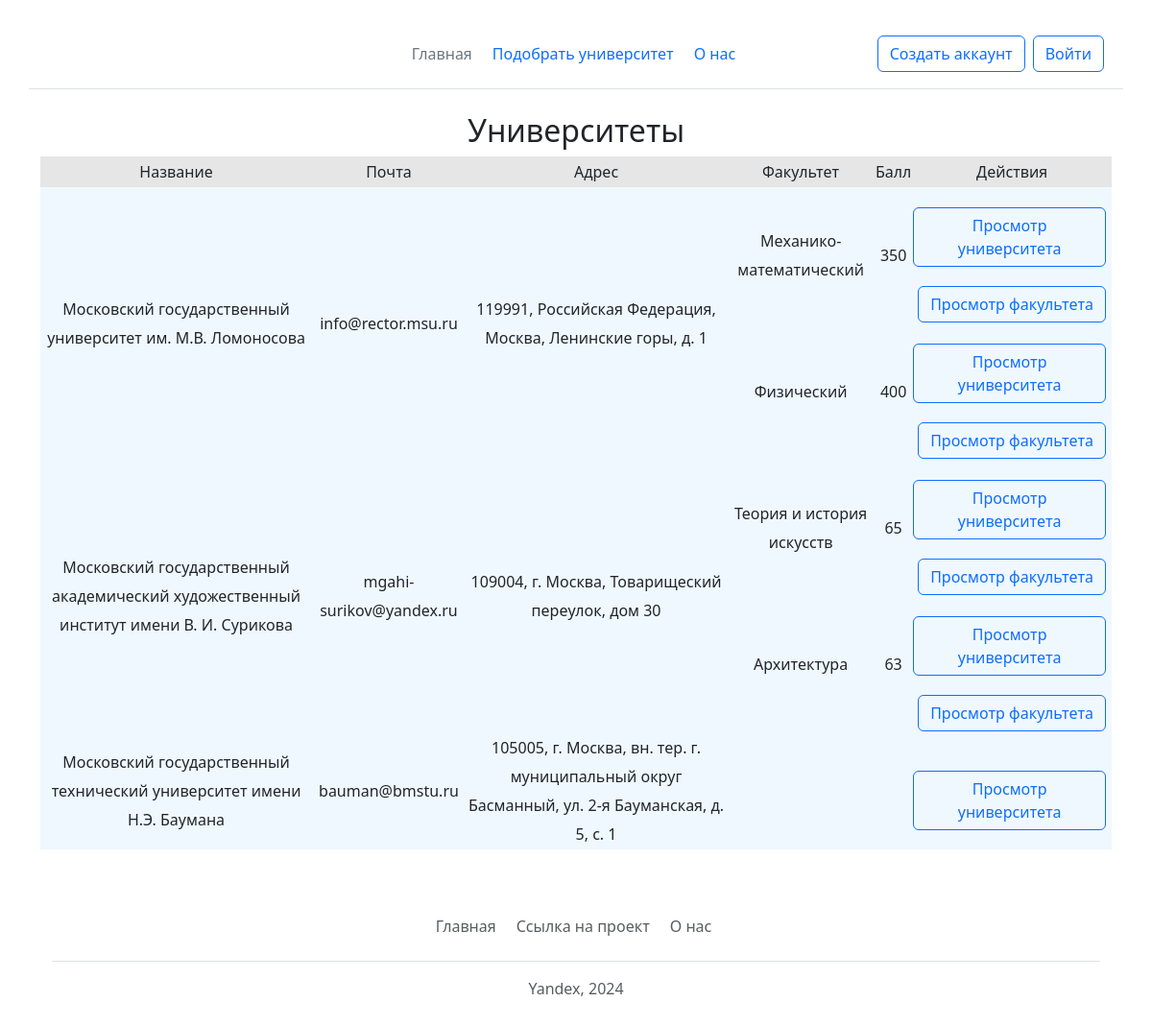
The page /home on the database its author committed.
### data/universities.py (models this page shows)
class Universities(SqlAlchemyBase, SerializerMixin):
    __tablename__ = 'universities'
    id = sqlalchemy.Column(sqlalchemy.Integer,
                           primary_key=True, autoincrement=True)
    name = sqlalchemy.Column(sqlalchemy.String, nullable=False)
    email = sqlalchemy.Column(sqlalchemy.String, index=True, unique=True, nullable=False)
    address = sqlalchemy.Column(sqlalchemy.String, nullable=False)
    deleted = sqlalchemy.Column(sqlalchemy.Boolean, default=False, nullable=False)
    faculties = relationship('Faculties')
    competitions = relationship('Competitions',
                                secondary='comp_to_university',
                                backref='universities')

### data/faculties.py (models this page shows)
class Faculties(SqlAlchemyBase, SerializerMixin):
    __tablename__ = 'faculties'
    id = sa.Column(sa.Integer,
                           primary_key=True, autoincrement=True)
    name = sa.Column(sa.String, nullable=False)
    university_id = sa.Column(sa.String, sa.ForeignKey('universities.id'), nullable=False)
    score = sa.Column(sa.Integer, nullable=True)
    fclasses = relationship(Classes, secondary='faculties_classes')

### main.py (the view)
@app.route('/')
@app.route('/home')
def works_log():
    universities = db_sess.query(Universities).filter_by(deleted=0).all()
    return render_template('mainwindow.html', title='Университеты', universities=universities)

### templates/mainwindow.html (shortened to what this page needs)
{% extends 'base.html' %}
{% block content %}
<main class="container form-signin w-80 m-auto">
    <h2 align="center">Университеты</h2>
        <table class="tbl">
            <tr class="mn">
                <td>Название</td>
                <td>Почта</td>
                <td>Адрес</td>
                <td>Факультет</td>
                <td>Балл</td>
                <td>Действия</td>
            </tr>
            {% for university in universities %}
            {% set faculties = university.faculties %}
            {% set f_number = faculties|length %}
            {% if f_number > 0 %}
            <tr>
                <td rowspan="{{f_number}}">{{ university.name }}</td>
                <td rowspan="{{f_number}}">{{ university.email }}</td>
                <td rowspan="{{f_number}}">{{ university.address }}</td>
                <td>{{ faculties[0].name }}</td>
                <td>{{ faculties[0].score }}</td>
                <td>
                    <a class="btn btn-outline-primary" href="/universities/{{ university.id }}">Просмотр университета</a>
                    <a class="btn btn-outline-primary" href="/faculties/{{ faculties[0].id }}">Просмотр факультета</a>
                </td>
            </tr>
            {% else %}
            <tr>
                <td>{{ university.name }}</td>
                <td>{{ university.email }}</td>
                <td>{{ university.address }}</td>
                <td></td>
                <td></td>
                <td>
                    <a class="btn btn-outline-primary" href="/universities/{{ university.id }}">Просмотр университета</a>
                </td>
            </tr>
            {% endif %}
            {% for faculty in faculties %}
            {% if loop.index != 1 %}
            <tr>
                <td>{{ faculty.name }}</td>
                <td>{{ faculty.score }}</td>
                <td>
                    <a class="btn btn-outline-primary" href="/universities/{{ university.id }}">Просмотр университета</a>
                    <a class="btn btn-outline-primary" href="/faculties/{{ faculty.id }}">Просмотр факультета</a>
                </td>
            </tr>
            {% endif %}
            {% endfor %}
            {% endfor %}
        </table>
{% endblock %}

### static/css/style.css (style rules this page uses)
tr.mn { text-align: center; background-color: #e6e6e6; }
.tbl { width: 100%; text-align: center; background-color: aliceblue; line-height: 30px; }
a { display: inline-block; float: right; margin-right: 5px; margin-top: 1.25em; }

### rows shown on the page
Universities: name "Московский государственный университет им. М.В. Ломоносова", email "info@rector.msu.ru", address "119991, Российская Федерация, Москва, Ленинские горы, д. 1"
Faculties: name "Механико-математический", score "350"
Faculties: name "Физический", score "400"
Universities: name "Московский государственный академический художественный институт имени В. И. Сурикова", email "mgahi-surikov@yandex.ru", address "109004, г. Москва, Товарищеский переулок, дом 30"
Faculties: name "Теория и история искусств", score "65"
Faculties: name "Архитектура", score "63"
Universities: name "Московский государственный технический университет имени Н.Э. Баумана", email "bauman@bmstu.ru", address "105005, г. Москва, вн. тер. г. муниципальный округ Басманный, ул. 2-я Бауманская, д. 5, с. 1"
